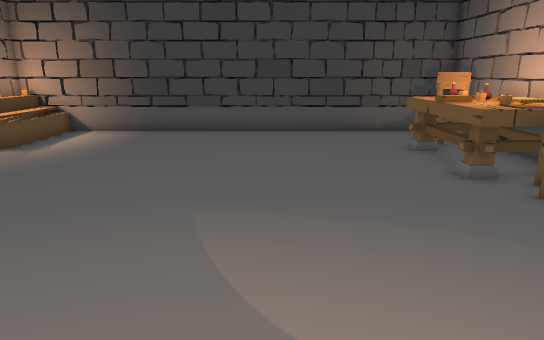
[1] (above)

13 first-person views from a walk through a 3-D level made in the Unity game engine. The camera is 1.3 m above the floor, tilts 14° down and sees 70° across. Doors are open. The floor is counted in squares, 0.5 m on a side. Each view is taken from the middle of a square. On the plan, view 1 faces up. The plan holds only what a view shows up to about 20 squares ahead; the rest is blank. The place goes on beyond the plan. The player character is not drawn.

[2]
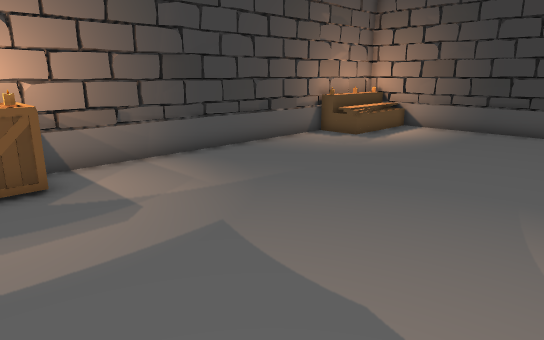

[3]
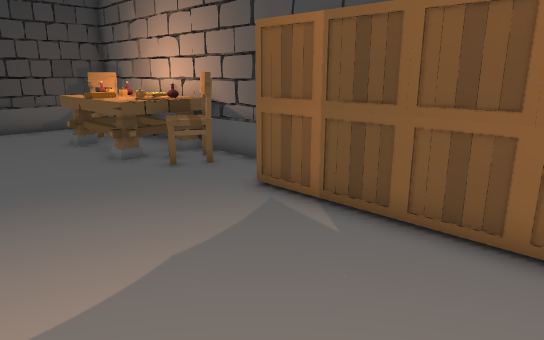

[4]
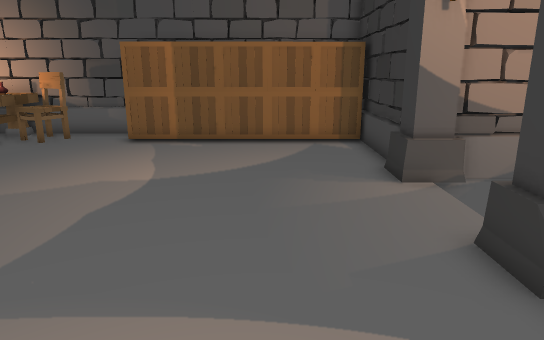

[5]
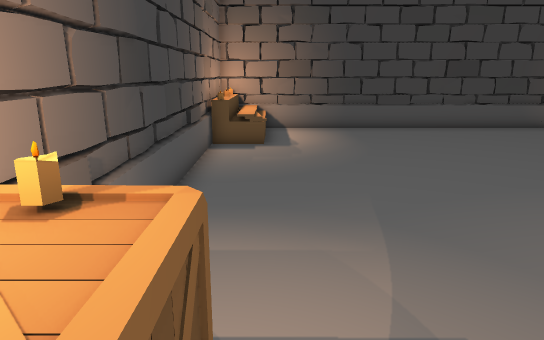

[6]
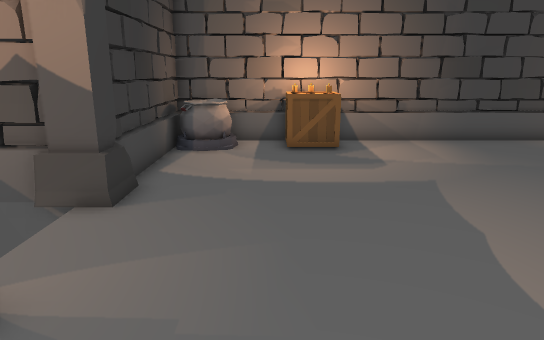

[7]
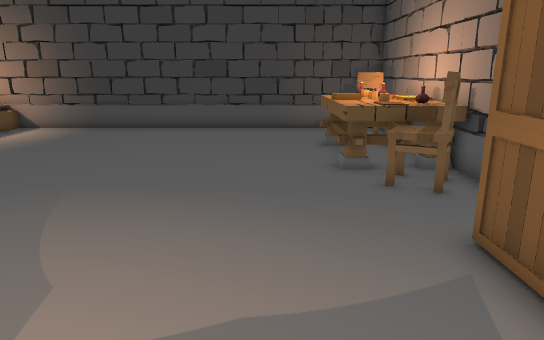

[8]
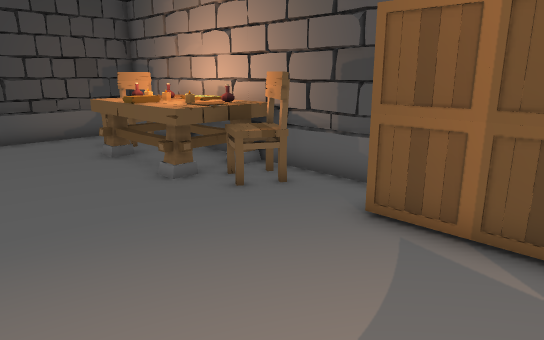

[9]
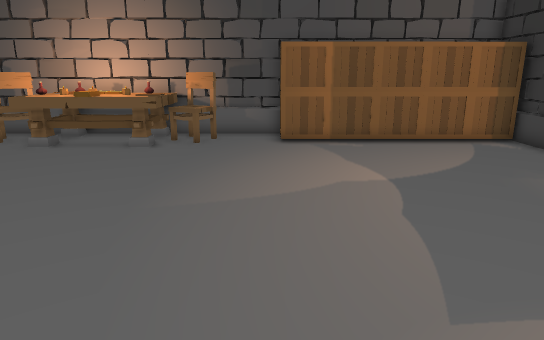

[10]
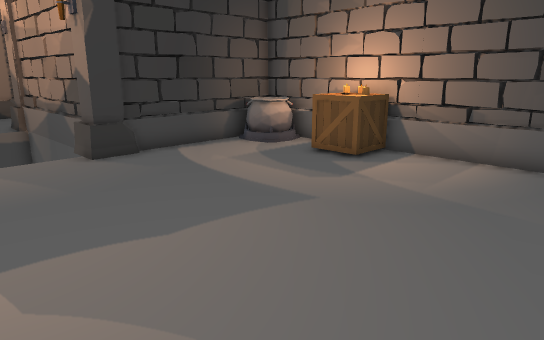

[11]
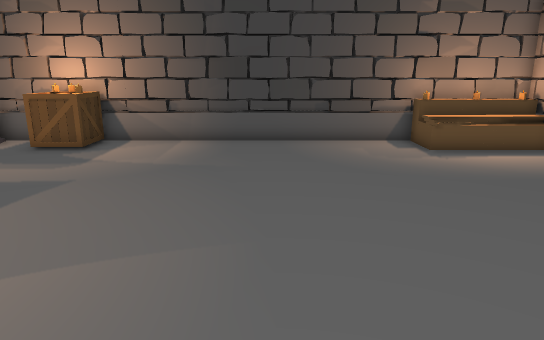

[12]
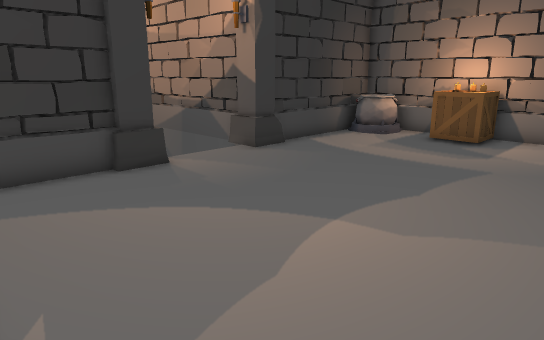

[13]
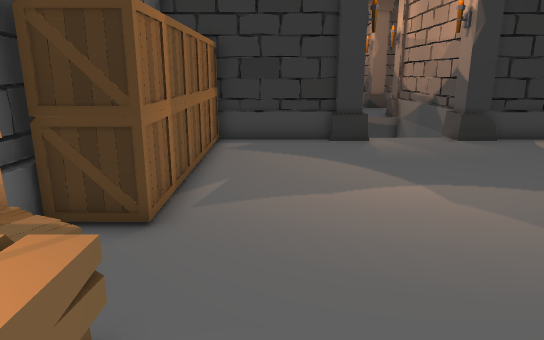

### Floor plan
Key: @ floor where view 1 was taken; # wall or solid block; . floor; = window, fence, low wall or low ledge; ^ raised ledge; v drop or lower ground; C chair; T table; B box; A candle; O other object.
Columns run from 12 left of view 1 to 9 right of it. Each row starts with its distance up from view 1.
 18  ####################
 17  #O.................#
 16  #O............... C#
 15  #O...............CC#
 14  #O..............TCT#
 13  #=..............TTTT
 12  #...............TTTT
 11  #...............TTTT#
 10  #...............TTTT#
  9  #...............TCC##
  8  #................CC#
  7  #.................C#
  6  #..................#
  5  #................BB#
  4  #................BB#
  3 ##................BB
  2 ##................BB
  1 #BAB..............BB
  0 #OBB........@.....BB
 -1 ##................BB
 -2 ## ...............BB
 -3  #==..............BB
 -4  #^...............BB
 -5  ########vvvv#######
 -6         #v  v#
 -7         #   v#

Positions as (right, up) in squares from view 1, and headings:
1: (0, 0), facing up
2: (0, -1), facing up-left
3: (0, -2), facing up-right
4: (-9, -1), facing right
5: (-9, -1), facing up
6: (4, -1), facing left
7: (3, -1), facing up
8: (0, 1), facing up-right
9: (-9, 5), facing right
10: (1, 8), facing down-left
11: (4, 8), facing left
12: (6, 6), facing down-left
13: (4, 11), facing down
